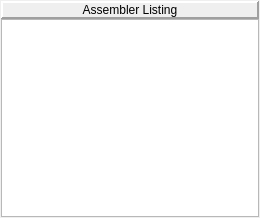
<?xml version="1.0" encoding="UTF-8"?>
<ui version="4.0">
 <class>AssemblerListingPane</class>
 <widget class="QWidget" name="AssemblerListingPane">
  <property name="geometry">
   <rect>
    <x>0</x>
    <y>0</y>
    <width>260</width>
    <height>218</height>
   </rect>
  </property>
  <property name="windowTitle">
   <string>Form</string>
  </property>
  <layout class="QVBoxLayout">
   <property name="margin">
    <number>1</number>
   </property>
   <item>
    <layout class="QVBoxLayout">
     <property name="spacing">
      <number>0</number>
     </property>
     <item>
      <widget class="QLabel" name="_label">
       <property name="frameShape">
        <enum>QFrame::Panel</enum>
       </property>
       <property name="frameShadow">
        <enum>QFrame::Raised</enum>
       </property>
       <property name="lineWidth">
        <number>2</number>
       </property>
       <property name="text">
        <string>Assembler Listing</string>
       </property>
       <property name="alignment">
        <set>Qt::AlignCenter</set>
       </property>
      </widget>
     </item>
     <item>
      <widget class="QTableWidget" name="_table">
       <property name="maximumSize">
        <size>
         <width>16777215</width>
         <height>16777215</height>
        </size>
       </property>
       <property name="font">
        <font>
         <family>Courier</family>
         <pointsize>13</pointsize>
         <weight>50</weight>
         <italic>false</italic>
         <bold>false</bold>
         <underline>false</underline>
         <strikeout>false</strikeout>
        </font>
       </property>
       <property name="editTriggers">
        <set>QAbstractItemView::NoEditTriggers</set>
       </property>
       <property name="showGrid">
        <bool>false</bool>
       </property>
       <property name="rowCount">
        <number>1</number>
       </property>
       <property name="columnCount">
        <number>2</number>
       </property>
       <attribute name="horizontalHeaderVisible">
        <bool>false</bool>
       </attribute>
       <attribute name="verticalHeaderVisible">
        <bool>false</bool>
       </attribute>
       <attribute name="verticalHeaderVisible">
        <bool>false</bool>
       </attribute>
       <attribute name="horizontalHeaderVisible">
        <bool>false</bool>
       </attribute>
       <row/>
       <column/>
       <column/>
      </widget>
     </item>
    </layout>
   </item>
  </layout>
 </widget>
 <resources/>
 <connections/>
</ui>
